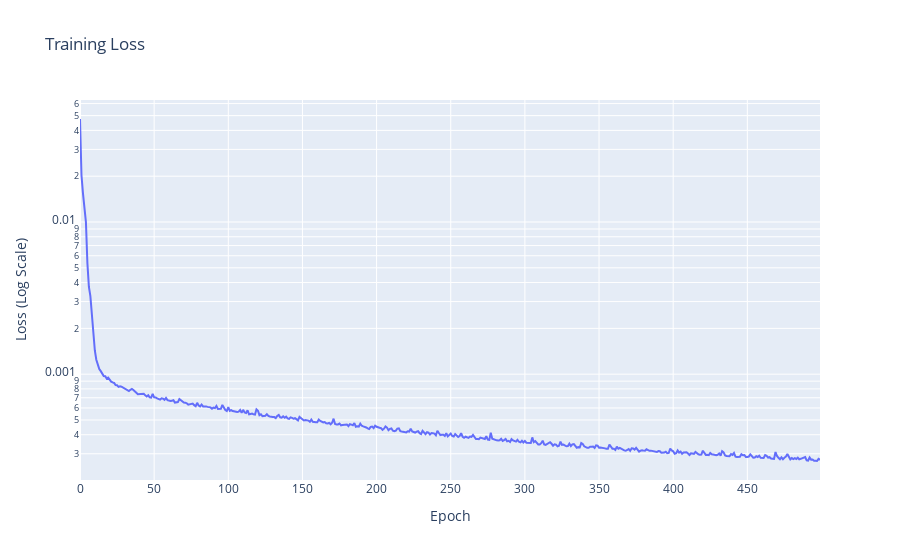

Notebook code cell kept with this figure:
### Code cell
# plot the loss
utils.plot_loss(loss)

### Figure 1 — Plotly figure (JSON) as saved in the notebook; plotly's stock layout.template omitted (floating-point values rounded to 4 significant figures; data arrays with more than 128 entries replaced by an {"elided": "..."} marker saying what was removed)
{"data": [{"mode": "lines", "name": "Train Loss", "type": "scatter", "y": {"elided": "500 float values"}}], "layout": {"title": {"text": "Training Loss"}, "xaxis": {"title": {"text": "Epoch"}}, "yaxis": {"title": {"text": "Loss (Log Scale)"}, "type": "log"}}}
